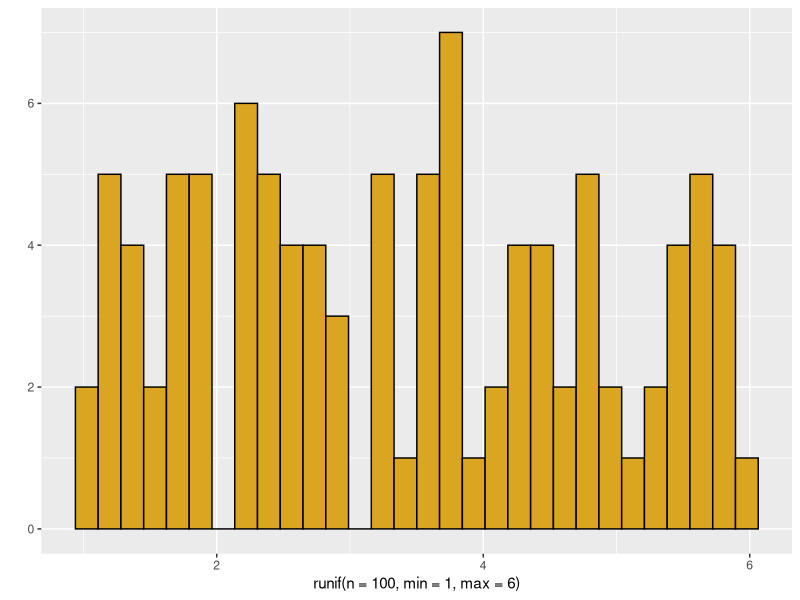
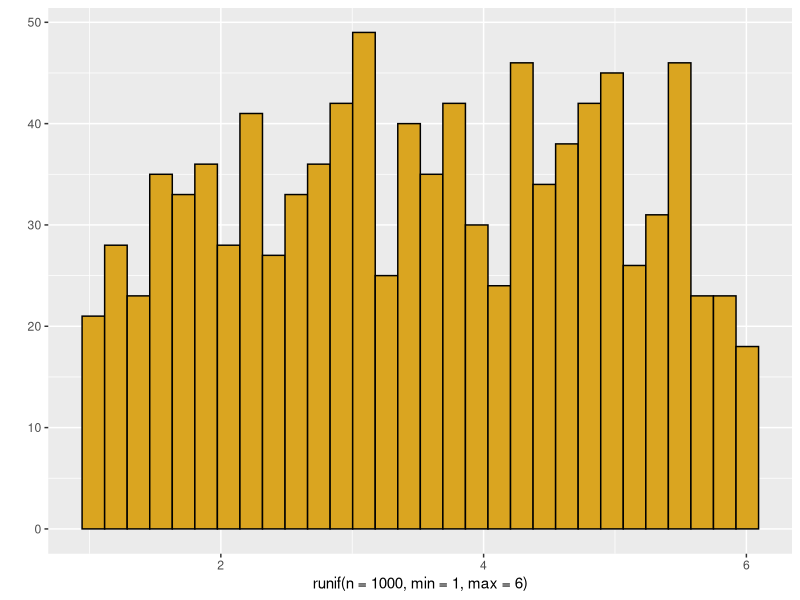
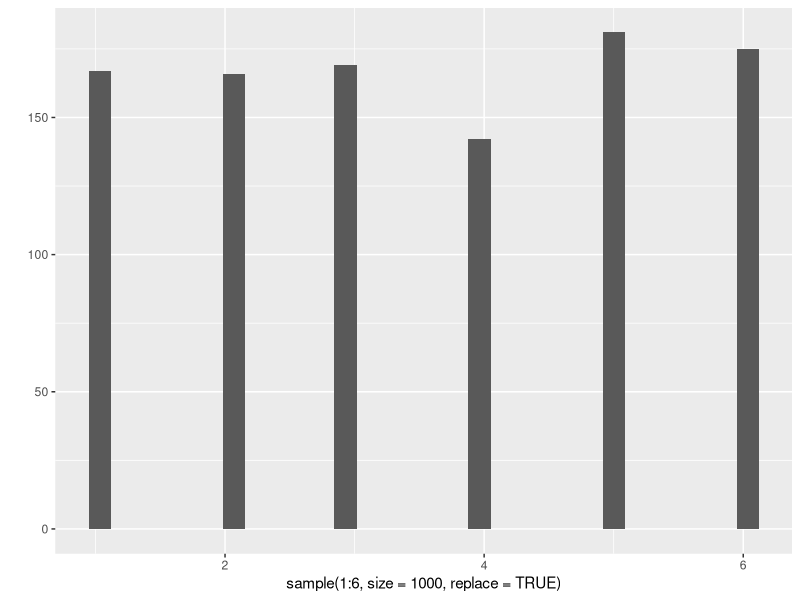
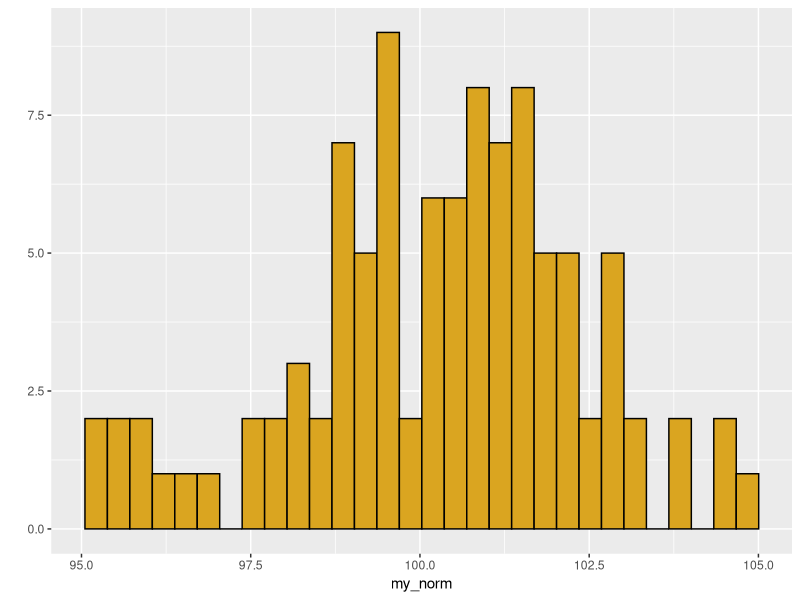
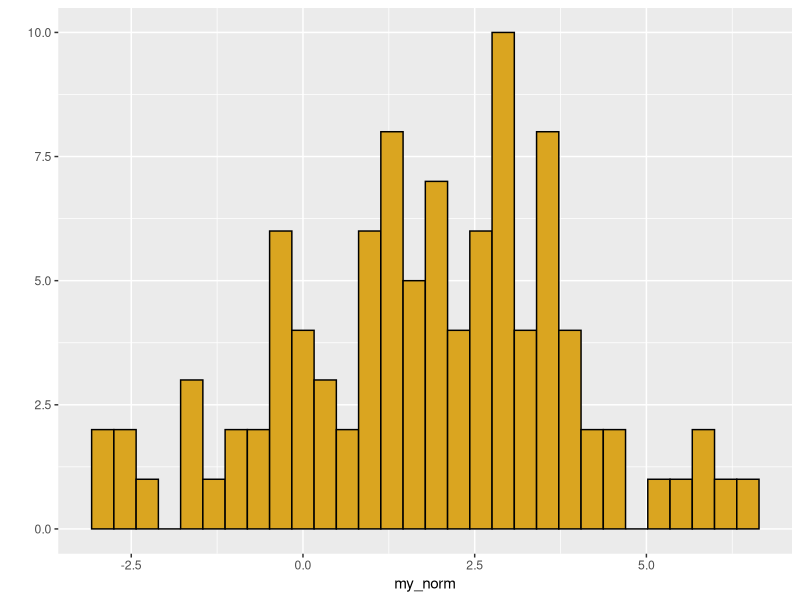
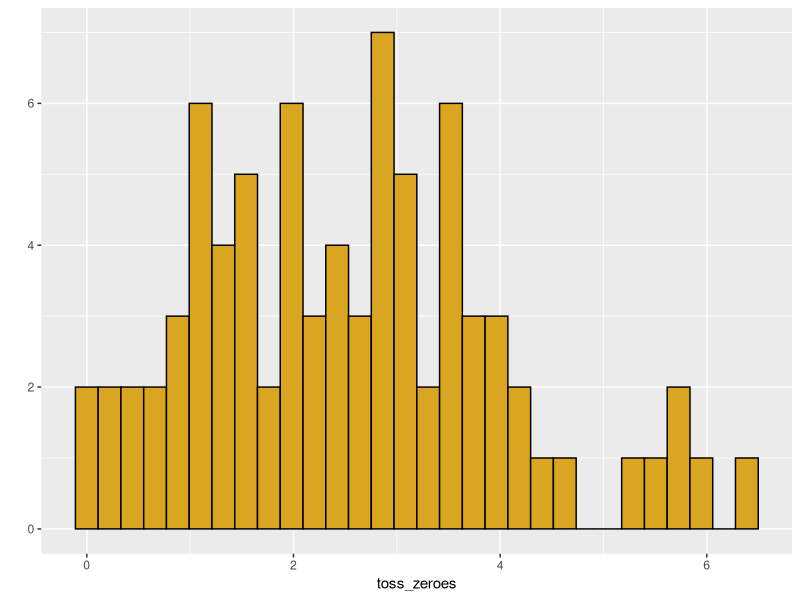
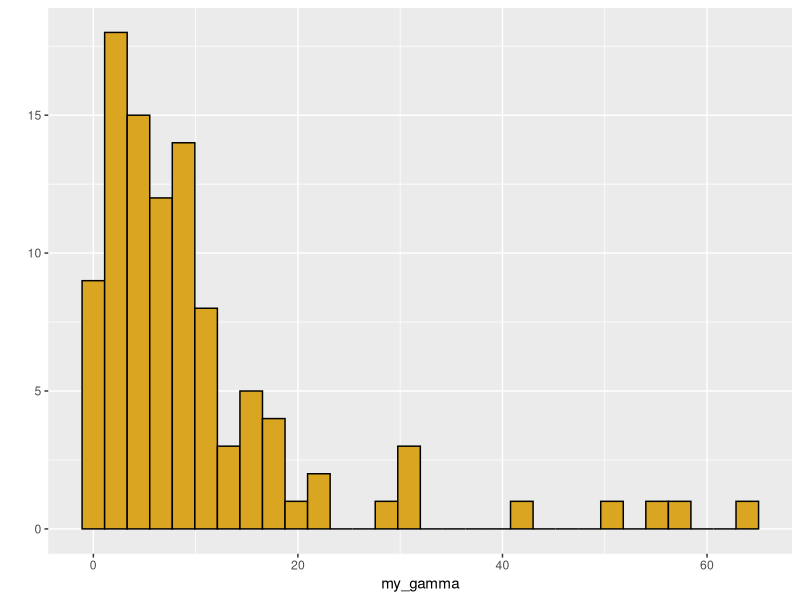
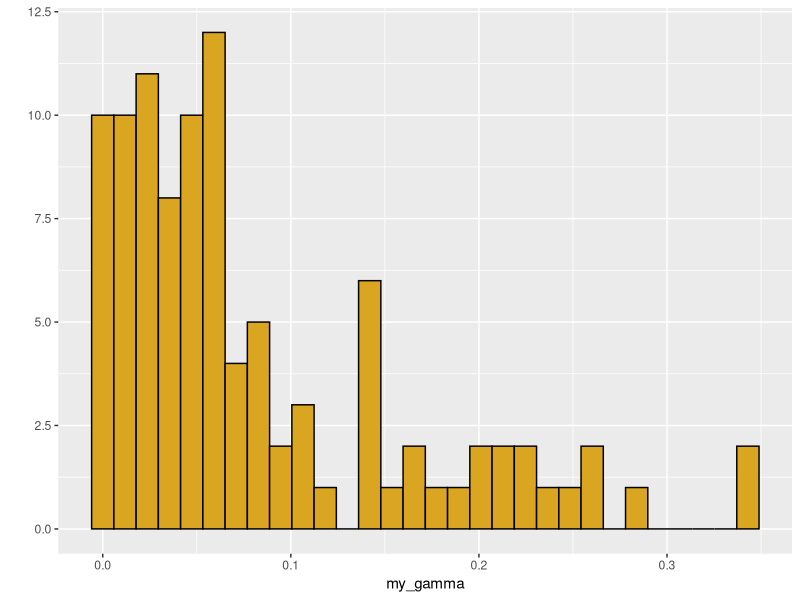

R code for these plots, in order:
# More probability distributions (continuous ones this time!)
# Computational Bio
# 20 February 2020
# Hanusia Higgins

library(ggplot2)
library(MASS)

# Uniform -----------------------------------------------------------------

qplot(x=runif(n=100,min=1,max=6),
              color=I("black"),
              fill=I("goldenrod"))

qplot(x=runif(n=1000,min=1,max=6), #increasing the sample size......
      color=I("black"),
      fill=I("goldenrod"))

qplot(x=sample(1:6,size=1000,replace=TRUE))

# Normal ------------------------------------------------------------------


my_norm <- rnorm(n=100,mean=100,sd=2) # 2 parameters are mean and sd

qplot(x=my_norm,
      color=I("black"),
      fill=I("goldenrod"))

# problems with normal distribution when mean is small
# b/c it has a lot of negative values...which can be a problem...
my_norm <- rnorm(n=100,mean=2,sd=2) # 2 parameters are mean and sd

qplot(x=my_norm,
      color=I("black"),
      fill=I("goldenrod"))

toss_zeroes <- my_norm[my_norm>0] #getting rid of negative values

qplot(x=toss_zeroes,
      color=I("black"),
      fill=I("goldenrod"))

mean(toss_zeroes) #mean has increased b/c the lower end was truncated
sd(toss_zeroes) #the SD also changed which is also bad

#so instead of just tossing negative values 
#when you can't use them w/ a low mean,
#switch to a different distribution.........

# Gamma -------------------------------------------------------------------

#use for continuous data that is all greater than zero
my_gamma <- rgamma(n=100,shape=1,scale=10)
qplot(x=my_gamma,
      color=I("black"),
      fill=I("goldenrod"))

#gamma with shape = 1 is an exponential distribution with scale = mean
my_gamma <- rgamma(n=100,shape=1,scale=0.1)
qplot(x=my_gamma,
      color=I("black"),
      fill=I("goldenrod"))

#increasing shape parameter means the distribution looks more normal
my_gamma <- rgamma(n=100,shape=20,scale=1)
qplot(x=my_gamma,
      color=I("black"),
      fill=I("goldenrod"))

#scale parameter changes both the mean AND the variance of our distribution...
#mean = shape * scale
#variance = shape * scale^2

# Beta --------------------------------------------------------------------

#useful for a lot of probability models

#beta dist is continuous, but bounded between 0 and 1

#analagous to binomial, 
#but with a continuous distribution of possible values

# p(data|parameters)
# the probability of the data, given the parameters

#opposite from the way we usually think a lot of the time: p(parameters|data)
#this is more like a maximum likelihood estimator of the parameters

#shape1 = number of successes + 1
#shape2 = number of failures + 1

my_beta <- rbeta(n=1000,shape1=5,shape2=5) 
#in this situation, we got "heads" 4 times and "tails" 4 times
qplot(x=my_beta,
      color=I("black"),
      fill=I("goldenrod"))
#this distribution is so broad because we don't have much data
#only 4 heads and 4 tails...it's not so unlikely to get something else

my_beta <- rbeta(n=1000,shape1=50,shape2=50) 
qplot(x=my_beta,
      color=I("black"),
      fill=I("goldenrod"))

# beta with 3 heads and no tails
my_beta <- rbeta(n=1000,shape1=4,shape2=1) 
qplot(x=my_beta,
      color=I("black"),
      fill=I("goldenrod"))
#the distribution of this one is biased toward heads!

my_beta <- rbeta(n=1000,shape1=200,shape2=1) 
qplot(x=my_beta,
      color=I("black"),
      fill=I("goldenrod"))

#shape and scale less than 1.0 gives a u-shaped curve
my_beta <- rbeta(n=1000,shape1=0.2,shape2=0.1)
qplot(x=my_beta,
      color=I("black"),
      fill=I("goldenrod"))

# Estimate parameters from data -------------------------------------------

x <- rnorm(1000,mean=92.5,sd=2.5)
qplot(x=x,
      color=I("black"),
      fill=I("goldenrod"))

#this function has 2 inputs: 1) a vector of numbers, 
#2) the name of the distribution you are fitting the data to
fitdistr(x,"normal")
#this is its best estimate of what those parameters would be, 
#plus a confidence/error interval
fitdistr(x,"gamma") #this gives us best guesses for shape and rate
#simulating the distribution with the given parameters
#suggested for the gamma distribution:
x_sim <- rgamma(n=1000,shape=1298.98,rate=14.03)
qplot(x=x_sim,
      color=I("black"),
      fill=I("goldenrod"))


# Regression analysis -----------------------------------------------------

n <- 50 #number of observations(rows)
var_a <- runif(n) #50 random uniforms (independent)
var_b <- runif(n) #dependent variable
var_c <- 5.5 + var_a*10 #tester variable to make sure this function works
id <- seq_len(n) #gives us a sequence from 1 to the length of n
reg_df <- data.frame(id,var_a,var_b,var_c)
str(reg_df)

#regression model
reg_model <- lm(var_c~var_a,data=reg_df) #do it w/ both b and c as response
reg_model #sparse output
str(reg_model)
head(reg_model$residuals)

#summary of model usually has what we want
summary(reg_model)
summary(reg_model)$coefficients
str(summary(reg_model))

z <- unlist(summary(reg_model))
z
#a way to consolidate the elements you want from the regression output:
reg_sum <- list(intercept=z$coefficients1,
                slope=z$coefficients2,
                intercept_p=z$coefficients7,
                slope_p=z$coefficients8,
                r2=z$r.squared)
print(reg_sum)

#now, if you want to know the intercept, just type:
print(reg_sum$intercept)

#can also add on to the list later!


#regression plot for data:
reg_plot <- ggplot(data=reg_df,
                   aes(x=var_a,y=var_c)) + #shift from var_b to var_c
                   geom_point() +
                   stat_smooth(method=lm,se=0.95)
print(reg_plot)

# Basic ANOVA -------------------------------------------------------------

n_group <- 3 #number of treatment groups
n_name <- c("Control","Treat1","Treat2")
n_size <- c(12,17,9)
#don't set up an experiment with less than 10 observations in each group!

n_mean <- c(40,41,60)
n_sd <- c(5,5,5)
t_group <- rep(n_name,n_size)
print(t_group)
table(t_group) #confirming the treatments are right

id <- 1:(sum(n_size))

#simulating data as the response variable:
res_var <- c(rnorm(n=n_size[1],mean=n_mean[1],sd=n_sd[1]),
             rnorm(n=n_size[2],mean=n_mean[2],sd=n_sd[2]),
             rnorm(n=n_size[3],mean=n_mean[3],sd=n_sd[3])) 
res_var

ano_data <- data.frame(id,t_group,res_var)
str(ano_data)

# ANOVA model -------------------------------------------------------------

ano_model <- aov(res_var~t_group,data=ano_data)
print(ano_model)
print(summary(ano_model))
z <- summary(ano_model)
str(z)
# aggregate(): apply the specified function to each group w/in the data set
aggregate(res_var~t_group,data=ano_data,FUN=mean)

unlist(z)
unlist(z)[7]
ano_sum <- list(Fval=unlist(z)[7], #based on looking at unlist(z)
                probF=unlist(z)[9])
print(ano_sum) #here is the small list we have created

# ggplot for anova data ---------------------------------------------------

ano_plot <- ggplot(data=ano_data, #plotting the anova results
                   aes(x=t_group, #by treatment group
                       y=res_var,
                   fill=t_group)) +
                   geom_boxplot() #specifies the type of graph we want
print(ano_plot)

#if we went back to change n_mean to 60 for each group,
#then there wouldn't be a significant dif between groups
#and that would be reflected in the ANOVA plot as well.

#the following command saves a copy of the plot to my working directory
ggsave(filename="Plot2.pdf",plot=ano_plot,device="pdf")

# data frame for logistic regression --------------------------------------

#discrete y variable (0,1), continuous x variable

#"sort" function puts values in consec. order
x_var <- sort(rgamma(n=200,shape=5,scale=5)) 
head(x_var)
#y_var will sample a vector made of: 100 "0" followed by 100 "1"
#with "prob" weighting it (higher weights as we go further in the sequence)
#I don't exactly understand how that part is working...but will produce 
#something like: 0 0 0 0 1 0 1 0 1 1 1 0 1 1 1 1 
y_var <- sample(rep(c(0,1),each=100),prob=seq_len(200))
head(y_var)

l_reg_data <- data.frame(x_var,y_var)

# logistic regression code ------------------------------------------------

#glm() is "general linear model," an anova-like model
l_reg_model <- glm(y_var ~ x_var,
                   data=l_reg_data,
                   family=binomial(link=logit)) #???

summary(l_reg_model)
summary(l_reg_model)$coefficients

# basic ggplot of logistic regression data --------------------------------

lreg_plot <- ggplot(data=l_reg_data,
                    aes(x=x_var,y=y_var)) +
             geom_point() +
             stat_smooth(method=glm,
                         method.args=list(family=binomial))

print(lreg_plot)

# contingency table data --------------------------------------------------

# both x and y variables are discrete ( = counts)
#integer counts of different groups
vec_1 <- c(50,66,22)
vec_2 <- c(120,22,30)
data_matrix <- rbind(vec_1,vec_2) #note: it's a matrix, not a dataframe
rownames(data_matrix) <- c("Cold","Warm")
colnames(data_matrix) <- c("Aphaenogaster",
                           "Camponotus",
                           "Crematogaster")

str(data_matrix)
data_matrix

# simple association test -------------------------------------------------

print(chisq.test(data_matrix))
#p-val is highly significant
#this means that the relative frequency of each species differs
#in the cold vs. warm habitat

# plotting contingency data -----------------------------------------------

#base R graphics

#in this plot, the size of each tile illustrates relative freq. of each group
mosaicplot(x=data_matrix,
           col=c("goldenrod","grey","black"),
           shade=FALSE)

#another way to visualize the data: here, portraying counts
barplot(height=data_matrix,
        beside=TRUE,
        col=c("cornflowerblue","tomato"))

#now using ggplot graphics

library(dplyr)
library(tidyverse)

d_frame <- as.data.frame(data_matrix) #coerces the matrix into a df
str(d_frame)

d_frame <- cbind(d_frame,list(Treatment=c("Cold","Warm")))

#Lauren will cover this code...later
#gather() is actually a function in dplyr
d_frame <- gather(d_frame,
                  key=Species,
                  Aphaenogaster:Crematogaster,
                  value=Counts)
data_matrix 
#"wide form" includes aggregate summary variables as part of matrix

#vs. "long form" includes the associated labels for each data point
#labels each data point w/ the species & the treatment, included as variable

head(d_frame)

#created a similar graph in ggplot as we did w/ the base R graphics
p <- ggplot(data=d_frame,
            aes(x=Species,y=Counts,fill=Treatment)) +
   geom_bar(stat="identity",
            position="dodge",
            color=I("black")) +
            scale_fill_manual(values=c("cornflowerblue","coral"))
print(p)
